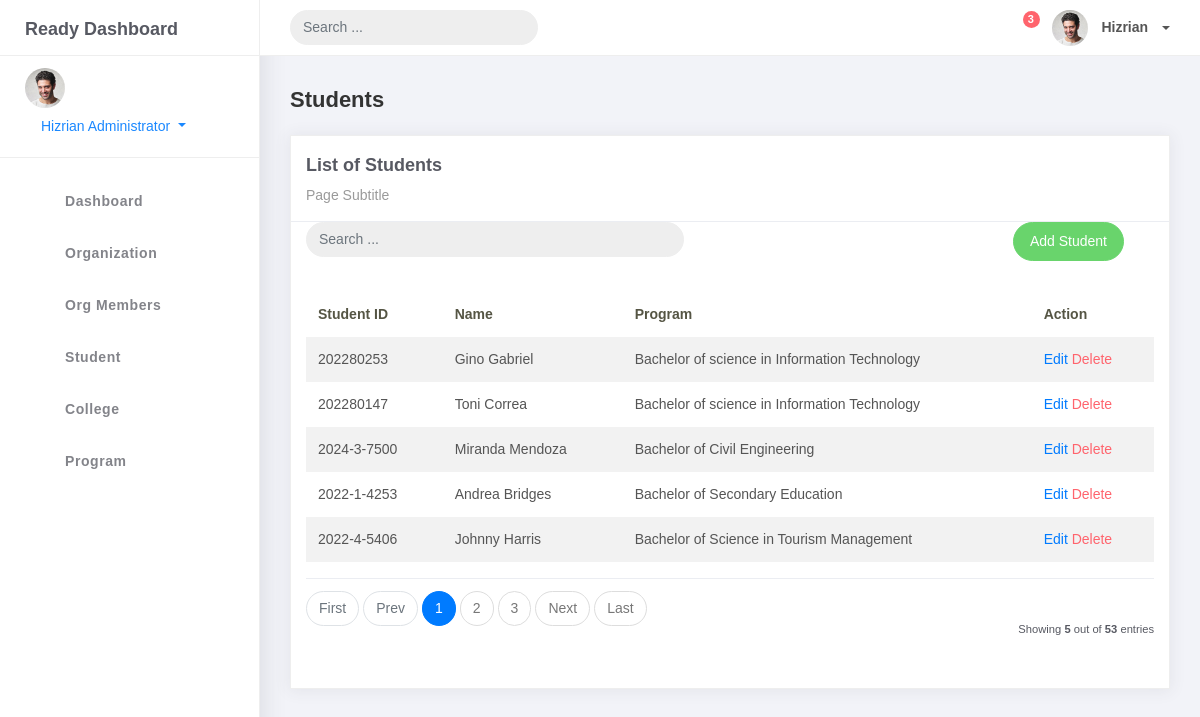
The app's page /student_list, older data.
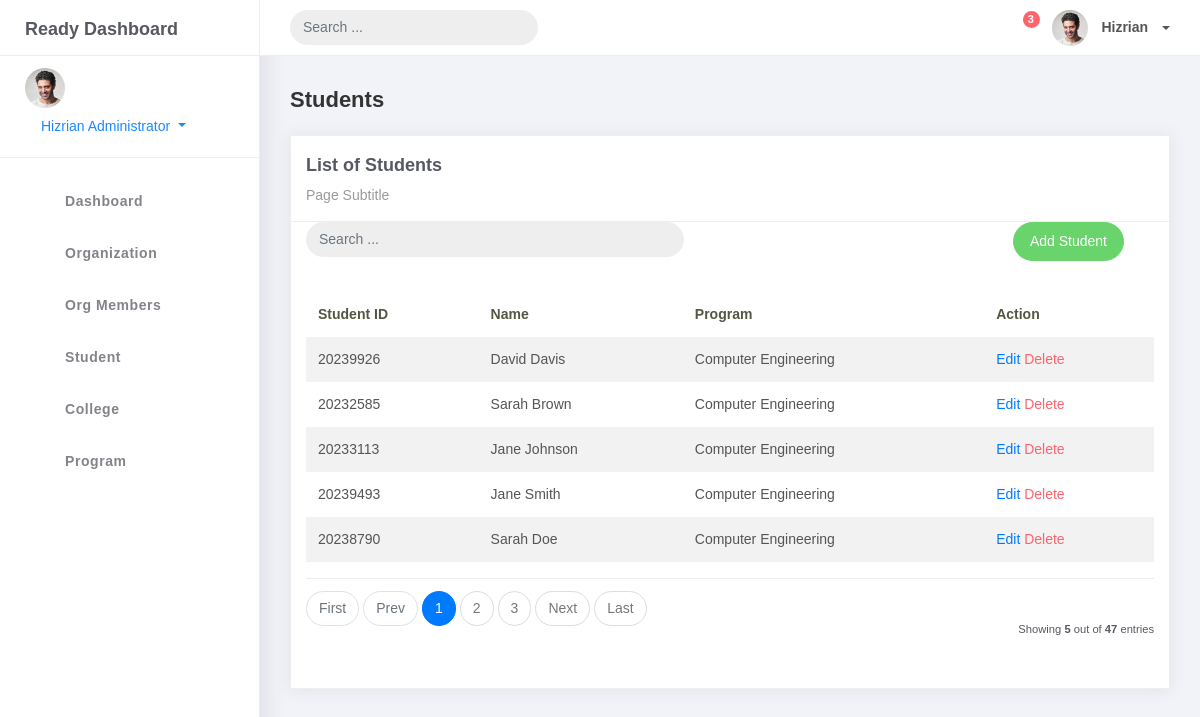
The same page, newer data.
### studentorgs/models.py (models this page shows, shortened)
class BaseModel(models.Model):
    created_at = models.DateTimeField(auto_now_add=True, db_index=True)
    updated_at = models.DateTimeField(auto_now=True)
    class Meta:
        abstract = True

class Student(BaseModel):
    student_id = models.CharField(max_length=15)
    lastname = models.CharField(max_length=25)
    firstname = models.CharField(max_length=25)
    middlename = models.CharField(max_length=25, blank=True, null=True)
    program = models.ForeignKey(Program, on_delete=models.CASCADE)

class Program(BaseModel):
    prog_name = models.CharField(max_length=150)
    college = models.ForeignKey(College, on_delete=models.CASCADE)
    def __str__(self):
        return self.prog_name

### studentorgs/views.py (the view)
# urls.py: path('student_list', StudentList.as_view(), name='student-list'),
class StudentList(ListView):
    model = Student
    context_object_name = 'student'
    template_name = 'student_list.html'
    paginate_by = 5

### templates/student_list.html
{% extends 'base.html' %}
{% load static %}
{% block content %}
<div class="content">
    <div class="container-fluid">
        <h4 class="page-title">Students</h4>
        <div class="row">
            <div class="col-md-12">
                <div class="card">
                    <div class="card-header">
                        <div class="card-title">List of Students</div>
                        <div class="card-category">Page Subtitle</div>
                    </div>
                    <div class="col-md-12 row">
                        <div class="col-md-6">
                            <form class="navbar-left navbar-form nav-search mr-md-3" action="">
                                <div class="input-group">
                                    <input type="text" placeholder="Search ..." class="form-control" />
                                    <div class="input-group-append">
                                        <span class="input-group-text">
                                            <i class="la la-search search-icon"></i>
                                        </span>
                                    </div>
                                </div>
                            </form>
                        </div>
                        <div class="col-md-6">
                            <div class="pull-right">
                                <a href="{% url 'student-add' %}" class="btn btn-success btn-rounded">Add Student</a>
                            </div>
                        </div>
                    </div>
                    <div class="card-body">
                        <table class="table table-striped mt-3">
                            <thead>
                                <tr>
                                    <th scope="col">Student ID</th>
                                    <th scope="col">Name</th>
                                    <th scope="col">Program</th>
                                    <th scope="col">Action</th>
                                </tr>
                            </thead>
                            <tbody>
                                {% for object in object_list %}
                                <tr>
                                    <td>{{ object.student_id }}</td>
                                    <td>{{ object.firstname }} {{ object.lastname }}</td>
                                    <td>{{ object.program }}</td>
                                    <td>
                                        <a href="student_list/{{ object.id }}">Edit</a>
                                        <a href="student_list/{{ object.id }}/delete" class="text-danger">Delete</a>
                                    </td>
                                </tr>
                                {% empty %}
                                <tr>
                                    <td colspan="4" style="text-align: center;">
                                        <p class="text-sm font-weight-bold mb-0">No Records Found</p>
                                    </td>
                                </tr>
                                {% endfor %}
                            </tbody>
                        </table>
                        {% include 'includes/pagination.html' %}
                    </div>
                </div>
            </div>
        </div>
    </div>
</div>
{% endblock %}

Row changes from the older to the newer data that the page shows:
removed Student: student_id "202280253", firstname "Gino", lastname "Gabriel", program "Bachelor of science in Information Technology"
removed Student: student_id "202280147", firstname "Toni", lastname "Correa", program "Bachelor of science in Information Technology"
removed Student: student_id "2024-3-7500", firstname "Miranda", lastname "Mendoza", program "Bachelor of Civil Engineering"
removed Student: student_id "2022-1-4253", firstname "Andrea", lastname "Bridges", program "Bachelor of Secondary Education"
removed Student: student_id "2022-4-5406", firstname "Johnny", lastname "Harris", program "Bachelor of Science in Tourism Management"
added Student: student_id "20239926", firstname "David", lastname "Davis", program "Computer Engineering"
added Student: student_id "20232585", firstname "Sarah", lastname "Brown", program "Computer Engineering"
added Student: student_id "20233113", firstname "Jane", lastname "Johnson", program "Computer Engineering"
added Student: student_id "20239493", firstname "Jane", lastname "Smith", program "Computer Engineering"
added Student: student_id "20238790", firstname "Sarah", lastname "Doe", program "Computer Engineering"
Text that changed along with them:
{{ paginator.count }}: "53" → "47"
